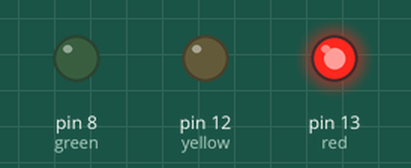
Simulated run of this sketch. Board: Arduino Uno, built with avr-gcc and run on an emulated ATmega328P. Parts: output pins drawn as LEDs (lit = HIGH).

Above: at 0.5 s.
At 2.5 s:
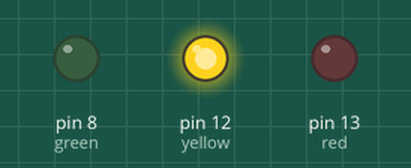
At 4.5 s:
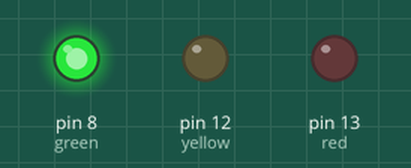
At 5.5 s:
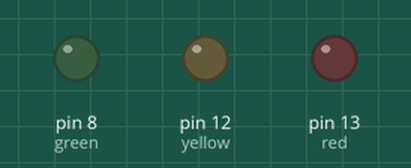
Timing chart, 0 to 7.8 s (numbered marks = the images above):
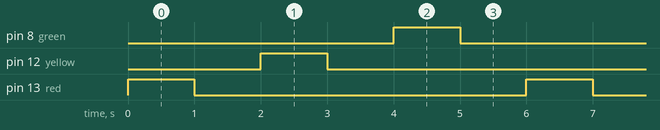

Measured:
- by itself, pin 8 (green), pin 12 (yellow), pin 13 (red): alternates HIGH for 1.0 s and LOW for 5.0 s
- by itself, everything shown: repeats every 6.0 s, in 6 steps

The sketch:

traffic_lights.ino
```cpp
/*LED 3개(red, yellow, green)를 red > yellow > green을 순서대로 점등하는 아두이노 코드를 작성하자.*/

int red =13;
int yellow =12;
int green=8;


void setup() {
  pinMode(red, OUTPUT);
  pinMode(yellow, OUTPUT);
  pinMode(green, OUTPUT);

}

void loop() {
  digitalWrite(red, HIGH);
  delay(1000);
  digitalWrite(red, LOW);
  delay(1000);
  digitalWrite(yellow, HIGH);
  delay(1000);
  digitalWrite(yellow, LOW);
  delay(1000);
  digitalWrite(green, HIGH);
  delay(1000);
  digitalWrite(green, LOW);
  delay(1000);

}
```
